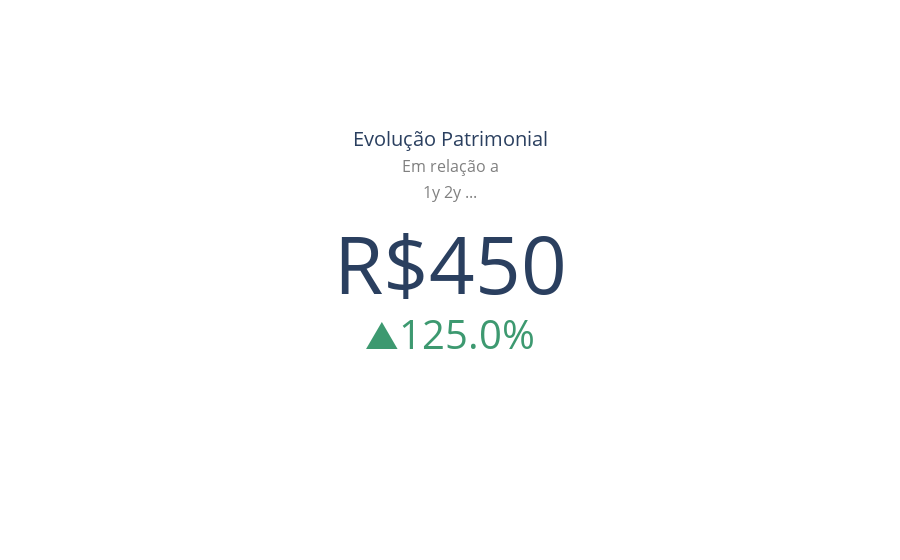

Notebook code cell kept with this figure:
### Markdown cell above
### Filtrar o df pela data do dropdown

- O indicador abaixo deve ser filtrado em relação a data (usando a função de slice no df) e as alterações devem vir no texto (title) e no delta (value e reference).

### Code cell
fig = go.Figure(go.Indicator(
        mode = "number+delta",
        title = {"text": "Evolução Patrimonial<br><span style='font-size:0.8em;color:gray'>Em relação a</span><br><span style='font-size:0.8em;color:gray'>1y 2y ...</span>"},
        value = 450,
        number = {'prefix': "R$", 'valueformat': '.0f'},
        delta = {'relative': True, 'valueformat': '.1%', 'reference': 200}
))
fig.update_layout
fig.show()

### Figure 1 — Plotly figure (JSON) as saved in the notebook; plotly's stock layout.template omitted (floating-point values rounded to 4 significant figures)
{"data": [{"delta": {"reference": 200, "relative": true, "valueformat": ".1%"}, "mode": "number+delta", "number": {"prefix": "R$", "valueformat": ".0f"}, "title": {"text": "Evolução Patrimonial<br><span style='font-size:0.8em;color:gray'>Em relação a</span><br><span style='font-size:0.8em;color:gray'>1y 2y ...</span>"}, "type": "indicator", "value": 450}], "layout": {"autosize": true}}
